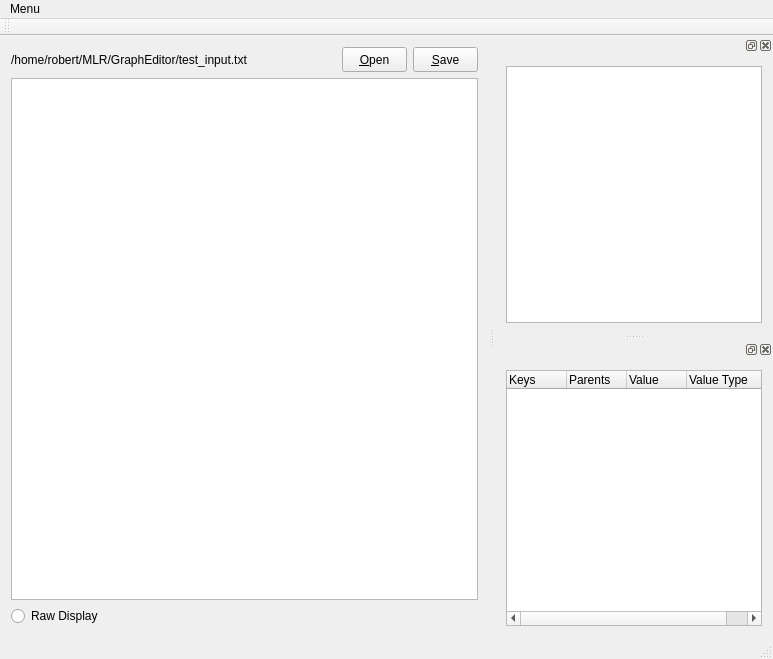
<?xml version="1.0" encoding="UTF-8"?>
<ui version="4.0">
 <class>MainWindow</class>
 <widget class="QMainWindow" name="MainWindow">
  <property name="geometry">
   <rect>
    <x>0</x>
    <y>0</y>
    <width>773</width>
    <height>659</height>
   </rect>
  </property>
  <property name="windowTitle">
   <string>MainWindow</string>
  </property>
  <widget class="QWidget" name="centralWidget">
   <layout class="QGridLayout" name="gridLayout_8">
    <item row="0" column="1">
     <widget class="QPushButton" name="open_file">
      <property name="minimumSize">
       <size>
        <width>65</width>
        <height>25</height>
       </size>
      </property>
      <property name="maximumSize">
       <size>
        <width>65</width>
        <height>25</height>
       </size>
      </property>
      <property name="text">
       <string>&amp;Open</string>
      </property>
     </widget>
    </item>
    <item row="2" column="0">
     <widget class="QRadioButton" name="raw_display">
      <property name="text">
       <string>Raw Display</string>
      </property>
     </widget>
    </item>
    <item row="0" column="2">
     <widget class="QPushButton" name="pushButton">
      <property name="minimumSize">
       <size>
        <width>65</width>
        <height>25</height>
       </size>
      </property>
      <property name="maximumSize">
       <size>
        <width>65</width>
        <height>25</height>
       </size>
      </property>
      <property name="text">
       <string>&amp;Save</string>
      </property>
     </widget>
    </item>
    <item row="0" column="0">
     <widget class="QLabel" name="file_name">
      <property name="text">
       <string>/home/robert/MLR/GraphEditor/test_input.txt</string>
      </property>
     </widget>
    </item>
    <item row="1" column="0" colspan="3">
     <widget class="QTextEdit" name="graph_editor">
      <property name="readOnly">
       <bool>false</bool>
      </property>
      <property name="acceptRichText">
       <bool>false</bool>
      </property>
     </widget>
    </item>
   </layout>
  </widget>
  <widget class="QMenuBar" name="menuBar">
   <property name="geometry">
    <rect>
     <x>0</x>
     <y>0</y>
     <width>773</width>
     <height>19</height>
    </rect>
   </property>
   <widget class="QMenu" name="menuView">
    <property name="title">
     <string>Menu</string>
    </property>
    <addaction name="actionDisplay_Graph"/>
    <addaction name="actionDisplay_Tree"/>
    <addaction name="actionQuit"/>
   </widget>
   <addaction name="menuView"/>
  </widget>
  <widget class="QToolBar" name="mainToolBar">
   <attribute name="toolBarArea">
    <enum>TopToolBarArea</enum>
   </attribute>
   <attribute name="toolBarBreak">
    <bool>false</bool>
   </attribute>
  </widget>
  <widget class="QStatusBar" name="statusBar"/>
  <widget class="QDockWidget" name="visualization_dock">
   <attribute name="dockWidgetArea">
    <number>2</number>
   </attribute>
   <widget class="QWidget" name="dockWidgetContents_14">
    <layout class="QGridLayout" name="gridLayout_9">
     <item row="0" column="0">
      <widget class="QGraphicsView" name="visualization"/>
     </item>
    </layout>
   </widget>
  </widget>
  <widget class="QDockWidget" name="tree_view_dock">
   <attribute name="dockWidgetArea">
    <number>2</number>
   </attribute>
   <widget class="QWidget" name="dockWidgetContents_3">
    <layout class="QGridLayout" name="gridLayout_2">
     <item row="0" column="0">
      <widget class="QTreeWidget" name="tree_view">
       <property name="columnCount">
        <number>4</number>
       </property>
       <attribute name="headerDefaultSectionSize">
        <number>60</number>
       </attribute>
       <column>
        <property name="text">
         <string>Keys</string>
        </property>
       </column>
       <column>
        <property name="text">
         <string>Parents</string>
        </property>
       </column>
       <column>
        <property name="text">
         <string>Value</string>
        </property>
       </column>
       <column>
        <property name="text">
         <string>Value Type</string>
        </property>
       </column>
      </widget>
     </item>
    </layout>
   </widget>
  </widget>
  <action name="actionDisplay_Graph">
   <property name="checkable">
    <bool>true</bool>
   </property>
   <property name="checked">
    <bool>true</bool>
   </property>
   <property name="text">
    <string>Display Graph</string>
   </property>
  </action>
  <action name="actionQuit">
   <property name="text">
    <string>Quit</string>
   </property>
  </action>
  <action name="actionDisplay_Tree">
   <property name="checkable">
    <bool>true</bool>
   </property>
   <property name="checked">
    <bool>true</bool>
   </property>
   <property name="text">
    <string>Display Tree</string>
   </property>
  </action>
 </widget>
 <layoutdefault spacing="6" margin="11"/>
 <resources/>
 <connections>
  <connection>
   <sender>actionDisplay_Graph</sender>
   <signal>toggled(bool)</signal>
   <receiver>visualization_dock</receiver>
   <slot>setVisible(bool)</slot>
   <hints>
    <hint type="sourcelabel">
     <x>-1</x>
     <y>-1</y>
    </hint>
    <hint type="destinationlabel">
     <x>747</x>
     <y>317</y>
    </hint>
   </hints>
  </connection>
  <connection>
   <sender>visualization_dock</sender>
   <signal>visibilityChanged(bool)</signal>
   <receiver>actionDisplay_Graph</receiver>
   <slot>setChecked(bool)</slot>
   <hints>
    <hint type="sourcelabel">
     <x>747</x>
     <y>317</y>
    </hint>
    <hint type="destinationlabel">
     <x>-1</x>
     <y>-1</y>
    </hint>
   </hints>
  </connection>
  <connection>
   <sender>open_file</sender>
   <signal>clicked()</signal>
   <receiver>MainWindow</receiver>
   <slot>open_file()</slot>
   <hints>
    <hint type="sourcelabel">
     <x>417</x>
     <y>69</y>
    </hint>
    <hint type="destinationlabel">
     <x>471</x>
     <y>592</y>
    </hint>
   </hints>
  </connection>
  <connection>
   <sender>actionQuit</sender>
   <signal>triggered()</signal>
   <receiver>MainWindow</receiver>
   <slot>close()</slot>
   <hints>
    <hint type="sourcelabel">
     <x>-1</x>
     <y>-1</y>
    </hint>
    <hint type="destinationlabel">
     <x>373</x>
     <y>310</y>
    </hint>
   </hints>
  </connection>
  <connection>
   <sender>raw_display</sender>
   <signal>toggled(bool)</signal>
   <receiver>MainWindow</receiver>
   <slot>raw_display(bool)</slot>
   <hints>
    <hint type="sourcelabel">
     <x>73</x>
     <y>627</y>
    </hint>
    <hint type="destinationlabel">
     <x>258</x>
     <y>633</y>
    </hint>
   </hints>
  </connection>
  <connection>
   <sender>pushButton</sender>
   <signal>clicked()</signal>
   <receiver>MainWindow</receiver>
   <slot>save_file()</slot>
   <hints>
    <hint type="sourcelabel">
     <x>457</x>
     <y>61</y>
    </hint>
    <hint type="destinationlabel">
     <x>401</x>
     <y>624</y>
    </hint>
   </hints>
  </connection>
  <connection>
   <sender>graph_editor</sender>
   <signal>textChanged()</signal>
   <receiver>MainWindow</receiver>
   <slot>update_content()</slot>
   <hints>
    <hint type="sourcelabel">
     <x>343</x>
     <y>313</y>
    </hint>
    <hint type="destinationlabel">
     <x>470</x>
     <y>627</y>
    </hint>
   </hints>
  </connection>
  <connection>
   <sender>actionDisplay_Tree</sender>
   <signal>toggled(bool)</signal>
   <receiver>tree_view_dock</receiver>
   <slot>setVisible(bool)</slot>
   <hints>
    <hint type="sourcelabel">
     <x>-1</x>
     <y>-1</y>
    </hint>
    <hint type="destinationlabel">
     <x>635</x>
     <y>583</y>
    </hint>
   </hints>
  </connection>
  <connection>
   <sender>tree_view_dock</sender>
   <signal>visibilityChanged(bool)</signal>
   <receiver>actionDisplay_Tree</receiver>
   <slot>setChecked(bool)</slot>
   <hints>
    <hint type="sourcelabel">
     <x>635</x>
     <y>583</y>
    </hint>
    <hint type="destinationlabel">
     <x>-1</x>
     <y>-1</y>
    </hint>
   </hints>
  </connection>
  <connection>
   <sender>tree_view</sender>
   <signal>itemDoubleClicked(QTreeWidgetItem*,int)</signal>
   <receiver>MainWindow</receiver>
   <slot>tree_item_clicked(QTreeWidgetItem*,int)</slot>
   <hints>
    <hint type="sourcelabel">
     <x>597</x>
     <y>591</y>
    </hint>
    <hint type="destinationlabel">
     <x>497</x>
     <y>536</y>
    </hint>
   </hints>
  </connection>
  <connection>
   <sender>tree_view_dock</sender>
   <signal>visibilityChanged(bool)</signal>
   <receiver>MainWindow</receiver>
   <slot>kvg_to_tree()</slot>
   <hints>
    <hint type="sourcelabel">
     <x>536</x>
     <y>345</y>
    </hint>
    <hint type="destinationlabel">
     <x>423</x>
     <y>612</y>
    </hint>
   </hints>
  </connection>
  <connection>
   <sender>tree_view_dock</sender>
   <signal>visibilityChanged(bool)</signal>
   <receiver>MainWindow</receiver>
   <slot>kvg_to_visual()</slot>
   <hints>
    <hint type="sourcelabel">
     <x>551</x>
     <y>341</y>
    </hint>
    <hint type="destinationlabel">
     <x>441</x>
     <y>618</y>
    </hint>
   </hints>
  </connection>
 </connections>
 <slots>
  <slot>open_file()</slot>
  <slot>save_file()</slot>
  <slot>update_content()</slot>
  <slot>raw_display(bool)</slot>
  <slot>tree_item_clicked(QTreeWidgetItem*,int)</slot>
  <slot>kvg_to_tree()</slot>
  <slot>kvg_to_visual()</slot>
 </slots>
</ui>
